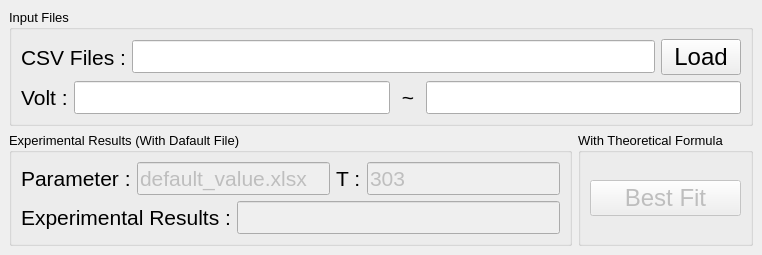
<?xml version="1.0" encoding="UTF-8"?>
<ui version="4.0">
 <class>MainWindow</class>
 <widget class="QMainWindow" name="MainWindow">
  <property name="geometry">
   <rect>
    <x>0</x>
    <y>0</y>
    <width>762</width>
    <height>255</height>
   </rect>
  </property>
  <property name="font">
   <font>
    <pointsize>18</pointsize>
   </font>
  </property>
  <property name="windowTitle">
   <string>BestFit_App_v2</string>
  </property>
  <widget class="QWidget" name="centralwidget">
   <layout class="QGridLayout" name="gridLayout">
    <item row="1" column="0">
     <layout class="QVBoxLayout" name="verticalLayout_2">
      <item>
       <layout class="QHBoxLayout" name="horizontalLayout_7">
        <item>
         <layout class="QHBoxLayout" name="horizontalLayout_3">
          <item>
           <widget class="QGroupBox" name="groupBox_2">
            <property name="sizePolicy">
             <sizepolicy hsizetype="Expanding" vsizetype="Expanding">
              <horstretch>0</horstretch>
              <verstretch>0</verstretch>
             </sizepolicy>
            </property>
            <property name="font">
             <font>
              <pointsize>10</pointsize>
              <weight>50</weight>
              <bold>false</bold>
             </font>
            </property>
            <property name="title">
             <string>Input Files</string>
            </property>
            <layout class="QGridLayout" name="gridLayout_4">
             <item row="0" column="0">
              <layout class="QVBoxLayout" name="verticalLayout">
               <item>
                <layout class="QHBoxLayout" name="horizontalLayout">
                 <item>
                  <widget class="QLabel" name="label">
                   <property name="font">
                    <font>
                     <pointsize>16</pointsize>
                     <weight>50</weight>
                     <bold>false</bold>
                    </font>
                   </property>
                   <property name="text">
                    <string>CSV Files :</string>
                   </property>
                  </widget>
                 </item>
                 <item>
                  <widget class="QLineEdit" name="txt_file">
                   <property name="font">
                    <font>
                     <pointsize>16</pointsize>
                    </font>
                   </property>
                  </widget>
                 </item>
                 <item>
                  <widget class="QPushButton" name="btn_load">
                   <property name="font">
                    <font>
                     <pointsize>18</pointsize>
                    </font>
                   </property>
                   <property name="text">
                    <string>Load</string>
                   </property>
                  </widget>
                 </item>
                </layout>
               </item>
               <item>
                <layout class="QHBoxLayout" name="horizontalLayout_2">
                 <item>
                  <widget class="QLabel" name="label_2">
                   <property name="font">
                    <font>
                     <pointsize>16</pointsize>
                     <weight>50</weight>
                     <bold>false</bold>
                    </font>
                   </property>
                   <property name="text">
                    <string>Volt :</string>
                   </property>
                  </widget>
                 </item>
                 <item>
                  <widget class="QLineEdit" name="txt_v1">
                   <property name="font">
                    <font>
                     <pointsize>16</pointsize>
                    </font>
                   </property>
                  </widget>
                 </item>
                 <item>
                  <widget class="QLabel" name="label_3">
                   <property name="font">
                    <font>
                     <pointsize>16</pointsize>
                     <weight>50</weight>
                     <bold>false</bold>
                    </font>
                   </property>
                   <property name="text">
                    <string> ~ </string>
                   </property>
                  </widget>
                 </item>
                 <item>
                  <widget class="QLineEdit" name="txt_v2">
                   <property name="font">
                    <font>
                     <pointsize>16</pointsize>
                    </font>
                   </property>
                  </widget>
                 </item>
                </layout>
               </item>
              </layout>
             </item>
            </layout>
           </widget>
          </item>
         </layout>
        </item>
       </layout>
      </item>
      <item>
       <layout class="QHBoxLayout" name="horizontalLayout_6">
        <item>
         <widget class="QGroupBox" name="horizontalGroupBox_2">
          <property name="enabled">
           <bool>true</bool>
          </property>
          <property name="font">
           <font>
            <pointsize>10</pointsize>
           </font>
          </property>
          <property name="title">
           <string>Experimental Results (With Dafault File)</string>
          </property>
          <layout class="QGridLayout" name="gridLayout_2">
           <item row="0" column="0" colspan="2">
            <layout class="QVBoxLayout" name="verticalLayout_3">
             <item>
              <layout class="QHBoxLayout" name="horizontalLayout_4">
               <property name="spacing">
                <number>6</number>
               </property>
               <property name="leftMargin">
                <number>0</number>
               </property>
               <item>
                <widget class="QLabel" name="label_4">
                 <property name="enabled">
                  <bool>true</bool>
                 </property>
                 <property name="font">
                  <font>
                   <pointsize>16</pointsize>
                  </font>
                 </property>
                 <property name="text">
                  <string>Parameter :</string>
                 </property>
                </widget>
               </item>
               <item>
                <widget class="QLineEdit" name="txt_default_file">
                 <property name="enabled">
                  <bool>false</bool>
                 </property>
                 <property name="font">
                  <font>
                   <pointsize>16</pointsize>
                  </font>
                 </property>
                 <property name="text">
                  <string>default_value.xlsx</string>
                 </property>
                </widget>
               </item>
               <item>
                <widget class="QLabel" name="label_5">
                 <property name="enabled">
                  <bool>true</bool>
                 </property>
                 <property name="font">
                  <font>
                   <pointsize>16</pointsize>
                  </font>
                 </property>
                 <property name="text">
                  <string>T :</string>
                 </property>
                </widget>
               </item>
               <item>
                <widget class="QLineEdit" name="txt_deault_T">
                 <property name="enabled">
                  <bool>false</bool>
                 </property>
                 <property name="font">
                  <font>
                   <pointsize>16</pointsize>
                  </font>
                 </property>
                 <property name="text">
                  <string>303</string>
                 </property>
                </widget>
               </item>
              </layout>
             </item>
             <item>
              <layout class="QHBoxLayout" name="horizontalLayout_5">
               <item>
                <widget class="QLabel" name="label_6">
                 <property name="enabled">
                  <bool>true</bool>
                 </property>
                 <property name="font">
                  <font>
                   <pointsize>16</pointsize>
                  </font>
                 </property>
                 <property name="text">
                  <string>Experimental Results :</string>
                 </property>
                </widget>
               </item>
               <item>
                <widget class="QLineEdit" name="txt_excel">
                 <property name="enabled">
                  <bool>false</bool>
                 </property>
                 <property name="font">
                  <font>
                   <pointsize>16</pointsize>
                  </font>
                 </property>
                 <property name="text">
                  <string/>
                 </property>
                </widget>
               </item>
              </layout>
             </item>
            </layout>
           </item>
          </layout>
         </widget>
        </item>
        <item>
         <widget class="QGroupBox" name="horizontalGroupBox_3">
          <property name="font">
           <font>
            <pointsize>10</pointsize>
           </font>
          </property>
          <property name="title">
           <string>With Theoretical Formula</string>
          </property>
          <layout class="QGridLayout" name="gridLayout_5">
           <item row="0" column="0">
            <layout class="QVBoxLayout" name="verticalLayout_5">
             <item>
              <widget class="QPushButton" name="btn_fit">
               <property name="enabled">
                <bool>false</bool>
               </property>
               <property name="font">
                <font>
                 <pointsize>18</pointsize>
                </font>
               </property>
               <property name="text">
                <string>Best Fit</string>
               </property>
              </widget>
             </item>
            </layout>
           </item>
          </layout>
         </widget>
        </item>
       </layout>
      </item>
     </layout>
    </item>
   </layout>
  </widget>
 </widget>
 <resources/>
 <connections/>
</ui>
